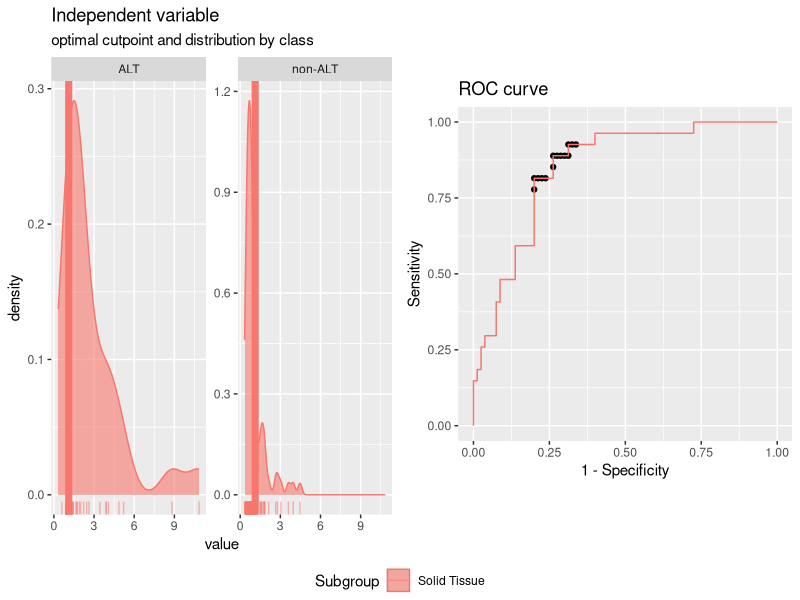
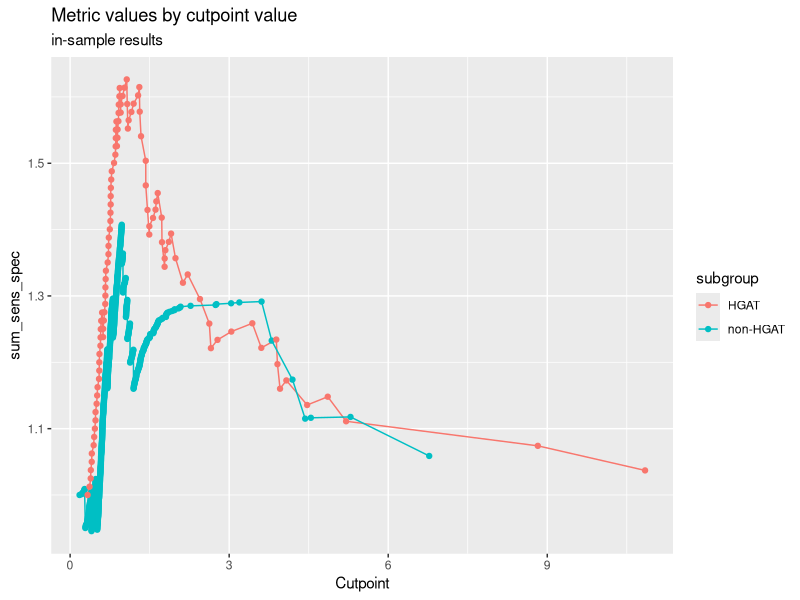
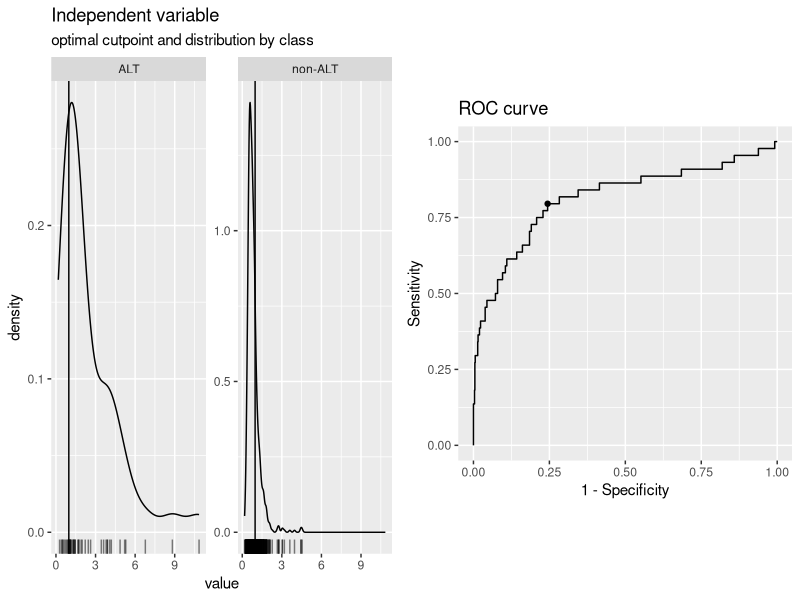
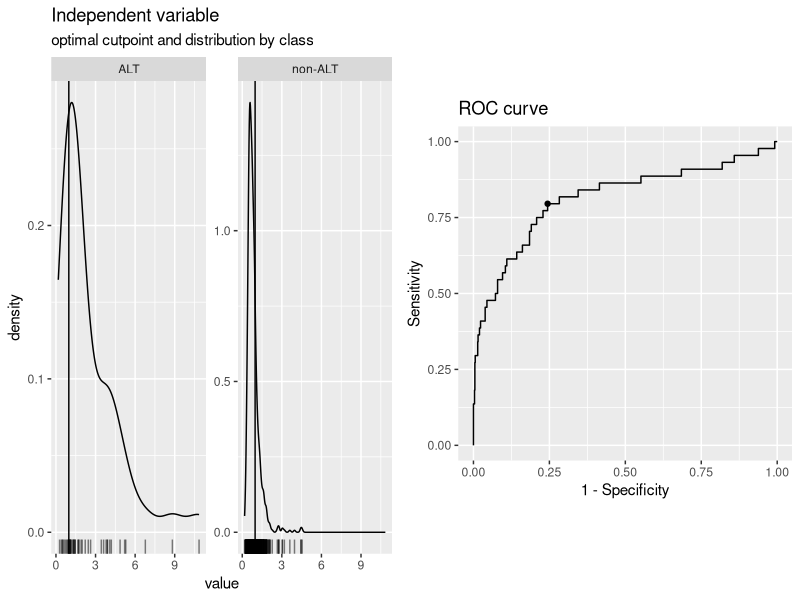
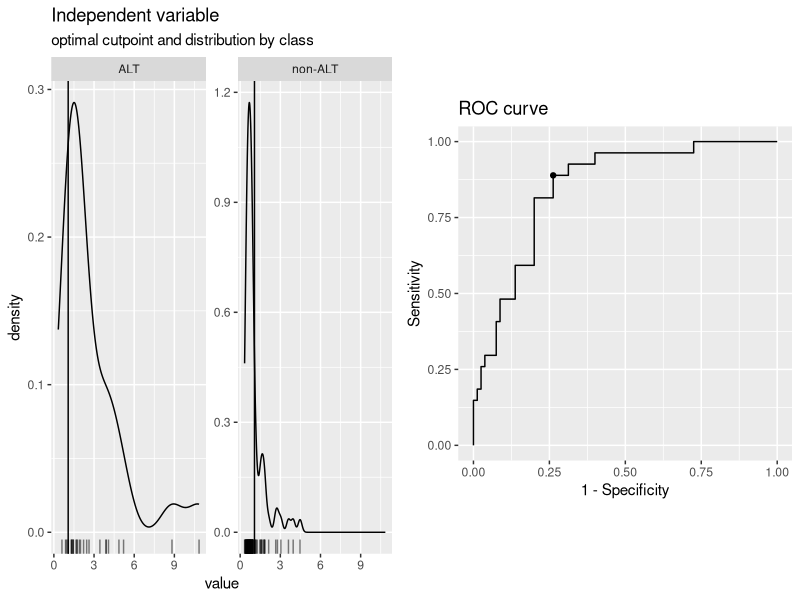
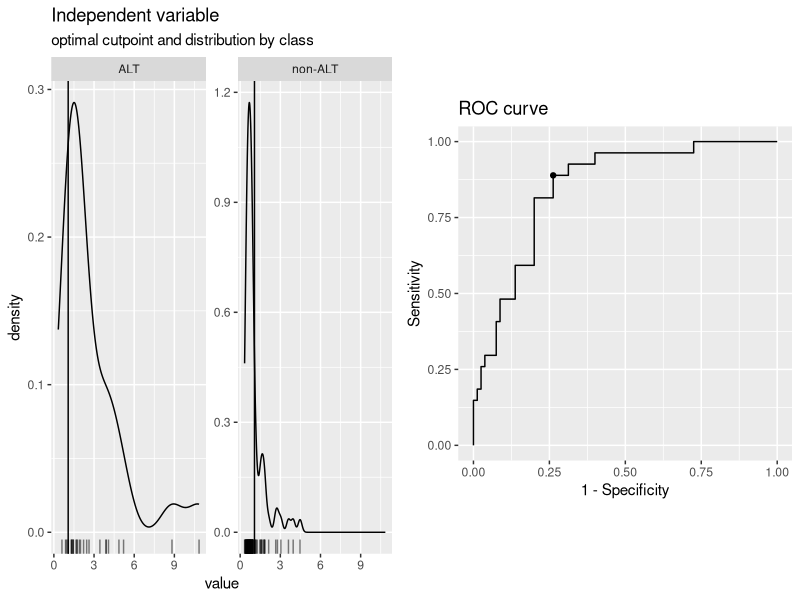
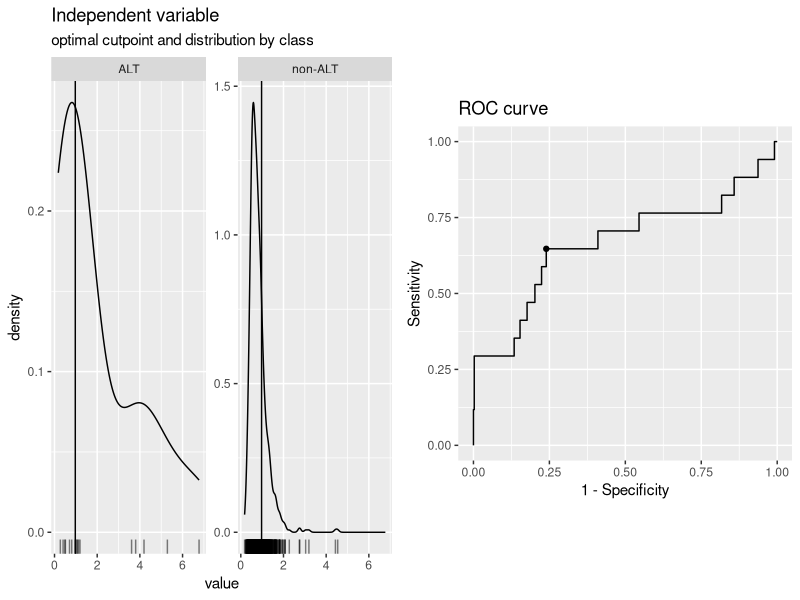
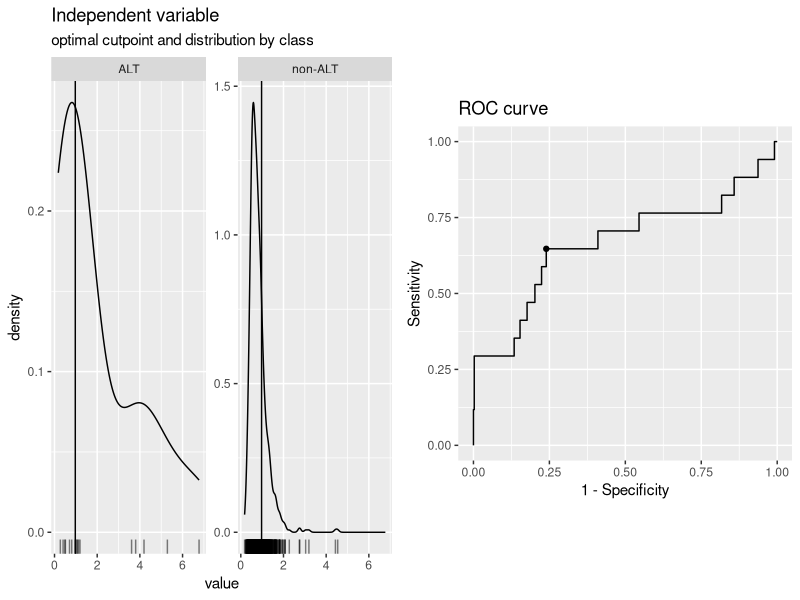

These figures' R source, in order:
library(cutpointr)

library(readr)
library(dplyr)
library(tidyr)

jen_mer <- readr::read_tsv("analyses/add-histologies/output/ALT PBTA oct 2021 (including all plates)-updated-hist-alt.tsv")

hgat <- jen_mer %>%
  filter(group == "HGAT")
non_hgat <- jen_mer %>%
  filter(group == "non-HGAT")

opt_cut <- cutpointr(jen_mer, telomere_ratio, phenotype, group, metric = sum_sens_spec, 
                     tol_metric = 0.05, break_ties = c, na.rm = T)
summary(opt_cut)
pdf("./analyses/cutpoint-analysis/plots/all-pbta-by-subgroup.pdf", height = 4, width = 6)
plot_metric(opt_cut)
dev.off()
opt_cut %>%
  filter(subgroup == "HGAT") %>%
  select(optimal_cutpoint, sum_sens_spec) %>% 
  unnest(cols = c(optimal_cutpoint, sum_sens_spec)) %>%
  arrange(-sum_sens_spec)

opt_cut %>%
  filter(subgroup == "non-HGAT") %>%
  select(optimal_cutpoint, sum_sens_spec) %>% 
  unnest(cols = c(optimal_cutpoint, sum_sens_spec)) %>%
  arrange(-sum_sens_spec)

#all
cp <- cutpointr(jen_mer, telomere_ratio, phenotype, 
                method = maximize_metric, metric = sum_sens_spec, na.rm = T)
summary(cp)
pdf("./analyses/cutpoint-analysis/plots/all-pbta.pdf", height = 4, width = 8)
plot(cp)
dev.off()
#hgat
cp <- cutpointr(hgat, telomere_ratio, phenotype,
                method = maximize_metric, metric = sum_sens_spec, na.rm = T)
summary(cp)
pdf("./analyses/cutpoint-analysis/plots/hgat.pdf", height = 4, width = 8)
plot(cp)
dev.off()
#non-hgat
cp <- cutpointr(non_hgat, telomere_ratio, phenotype, 
                method = maximize_metric, metric = sum_sens_spec, na.rm = T)
summary(cp)
pdf("./analyses/cutpoint-analysis/plots/non-hgat.pdf", height = 4, width = 8)
plot(cp)
dev.off()

#cell lines
opt_cut <- cutpointr(hgat, telomere_ratio, phenotype, composition, metric = sum_sens_spec, 
                     tol_metric = 0.05, break_ties = c, na.rm = T)

opt_cut %>%
  filter(subgroup == "Derived Cell Line") %>%
  select(optimal_cutpoint, sum_sens_spec) %>% 
  unnest(cols = c(optimal_cutpoint, sum_sens_spec)) %>%
  arrange(-sum_sens_spec)

opt_cut %>%
  filter(subgroup == "Solid Tissue") %>%
  select(optimal_cutpoint, sum_sens_spec) %>% 
  unnest(cols = c(optimal_cutpoint, sum_sens_spec)) %>%
  arrange(-sum_sens_spec)
plot(opt_cut)


hgat_tumor <- hgat %>%
  filter(composition == "Solid Tissue")


cp <- cutpointr(hgat_tumor, telomere_ratio, phenotype,
                method = maximize_metric, metric = sum_sens_spec, na.rm = T)
summary(cp)
pdf("./analyses/cutpoint-analysis/plots/hgat-tumor-only.pdf", height = 4, width = 8)
plot(cp)
dev.off()
